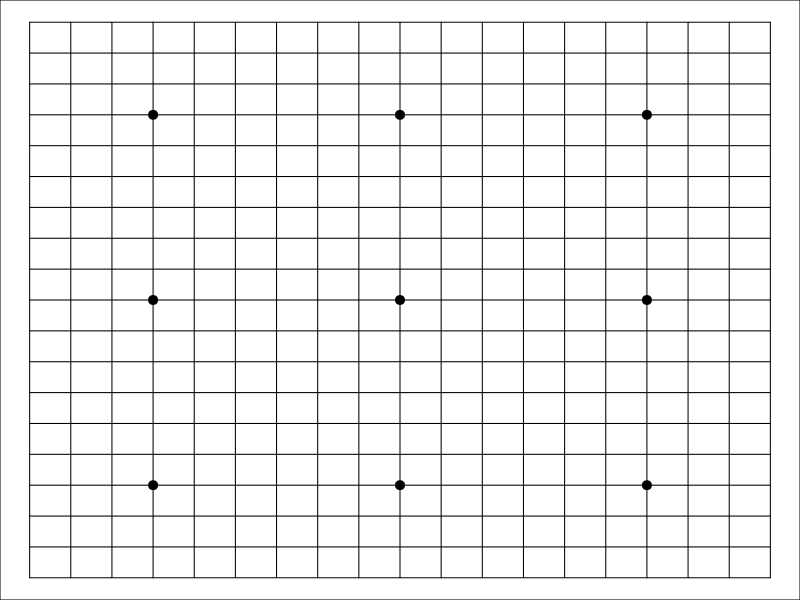

Reproduce this figure in R. (Note: this script raises an error after producing the figure.)
# rm(list = ls())

rotate = function(x) t(apply(x, 2, rev))

same = function(a,b){
  return(ifelse(all(dim(a) == dim(b)), all(a[which(a != b)] == 2), FALSE))
}

pat_recog = function(board, pattern){
  n_pat = 0
  for(it in 1:3){
    board = rotate(board)
    n_board = dim(board)
    n_pattern = dim(pattern)
    for(i in 1:(n_board[1]-n_pattern[1])){
      for(j in 1:(n_board[2]-n_pattern[2])){
        sub_board = board[i:(i+n_pattern[1]-1), j:(j+n_pattern[2]-1)]
        if(same(pattern, sub_board)){
          n_pat = n_pat + 1
        }
      }
    }
  }
  return(n_pat)
}

#Black winning pattern
win_b1 = matrix(rep(1,5),1,5)
win_b2 = matrix(c(1,2,2,2,2,
                  2,1,2,2,2,
                  2,2,1,2,2,
                  2,2,2,1,2,
                  2,2,2,2,1),5,5)

# White winning pattern
win_w1 = matrix(rep(-1,5),1,5)
win_w2 = matrix(c(-1,2,2,2,2,
                  2,-1,2,2,2,
                  2,2,-1,2,2,
                  2,2,2,-1,2,
                  2,2,2,2,-1),5,5)

black_win = function(board){
  return(any(pat_recog(board, win_b1) >= 1,
             pat_recog(board, win_b2) >= 1))
}

white_win = function(board){
  return(any(pat_recog(board, win_w1) >= 1,
             pat_recog(board, win_w2) >= 1))
}

init_chessboard = function(n = 19){
  chessboard <<- matrix(rep(0, n^2),n,n)
  par(mar = rep(0, 4))
  plot(1:n, type = "n", xlim = c(1, n), axes = FALSE, xlab = "", 
       ylab = "", bty = "o", lab = c(n, n, 1))
  segments(1, 1:n, n, 1:n)
  segments(1:n, 1, 1:n, n)
  points(rep(c(4, 10, 16), 3), rep(c(4, 10, 16), each = 3), 
         pch = 19, cex = 1.2)
  box()
}

play_black = function(x,y){
  if(chessboard[x,y] == 0){
    chessboard[x,y] <<- 1
    points(x,y, cex = 3, pch = 19, bg = "black")
    return(TRUE)
  }else{
    return(FALSE)
  }
}

play_white = function(x,y){
  if(chessboard[x,y] == 0){
    chessboard[x,y] <<- -1
    points(x,y, cex = 3, pch = 21, bg = "white")
    return(TRUE)
  }else{
    return(FALSE)
  }
}

index_to_cord = function(index){
  n = 1
  l = vector()
  for(i in 1:n_board){
    for(j in 1:n_board){
      a = c(n, i, j)
      l = rbind(l,a)
      n = n + 1
    }
  }
  x = l[which(l[,1] == index),][2]
  y = l[which(l[,1] == index),][3]
  return(c(x,y))
}

black_random = function(){
  possible_moves = which(chessboard == 0)
  choice_index = sample(possible_moves,1)
  x = index_to_cord(choice_index)[1]
  y = index_to_cord(choice_index)[2]
  play_black(x,y)
  cat(paste0("Black plays ", x, ", ", y, "\n"))
  Sys.sleep(1)
}

white_random = function(){
  possible_moves = which(chessboard == 0)
  choice_index = sample(possible_moves,1)
  x = index_to_cord(choice_index)[1]
  y = index_to_cord(choice_index)[2]
  play_white(x,y)
  cat(paste0("White plays ", x, ", ", y, "\n"))
  Sys.sleep(1)
}

black_manual = function(){
  l = locator(1)
  x = min(n_board, max(1, round(l$x)))
  y = min(n_board, max(1, round(l$y)))
  while(chessboard[x,y] != 0){
    l = locator(1)
    x = min(n_board, max(1, round(l$x)))
    y = min(n_board, max(1, round(l$y)))
  }
  play_black(x,y)
  cat(paste0("Black plays ", x, ", ", y, "\n"))
}

white_manual = function(){
  l = locator(1)
  x = min(n_board, max(1, round(l$x)))
  y = min(n_board, max(1, round(l$y)))
  while(chessboard[x,y] != 0){
    l = locator(1)
    x = min(n_board, max(1, round(l$x)))
    y = min(n_board, max(1, round(l$y)))
  }
  play_white(x,y)
  cat(paste0("White plays ", x, ", ", y, "\n"))
}

play_game = function(black_player = "manual",
                     white_player = "manual"){
  game_over = FALSE
  n_board <<- 19
  init_chessboard(n = n_board)
  n = 1
  while(!game_over){
    if((-1)^n<0){
      cat("It's Black's turn:  \n")
      if(black_player == "manual"){
        black_manual()
      }else if(black_player == "random"){
        black_random()
      }else if(black_player == "smart"){
        black_smart()
      }
      if(black_win(board = chessboard)){
        game_over = TRUE
      }
    }else{
      cat("It's White's turn:  \n")
      if(white_player == "manual"){
        white_manual()
      }else if(white_player == "random"){
        white_random()
      }else if(white_player == "smart"){
        white_smart()
      }
      if(white_win(board = chessboard)){
        game_over = TRUE
      }
    }
    n = n + 1
    if(length(which(chessboard == 0)) == 0){
      game_over = TRUE
    }
  }
  cat("\nGame over! \n")
  if(black_win(chessboard)){
    cat("Black wins! \n")
  }else if(white_win(chessboard)){
    cat("White wins! \n")
  }else{
    cat("Draw! \n")
  }
}

play_game(black_player = "manual", white_player = "manual")